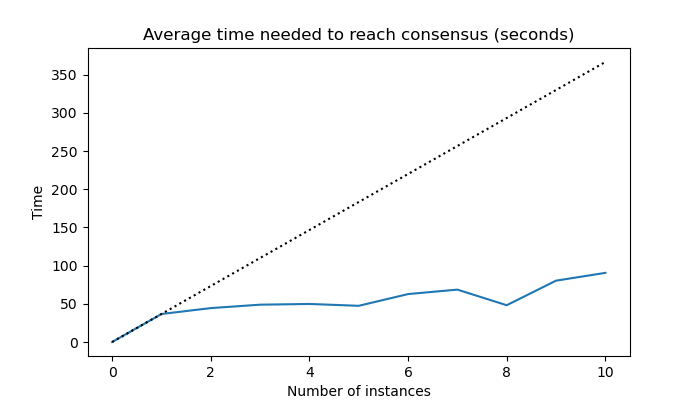

Write Python code to recreate this figure.
import datetime
import pandas as pd
import seaborn as sns
import matplotlib.pyplot as plt

from paxos.multi_paxos import ReliableMessenger, UnreliableMessenger, Assembly


def experiment_multi_paxos(
        precomputed=False, nb_proposers=3, nb_acceptors=5,
        msg_fail_rate=.05, agent_fail_rate=1e-7,
        nb_simulations=10, max_instances=10
):
    if precomputed:
        data = pd.read_csv('multi_paxos.csv')
    else:
        times = [0]
        for n in range(1, max_instances + 1):
            times.append(0)
            for j in range(nb_simulations):
                print(f" === NEW INSTANCE OF THE ALGORITHM ({n} INSTANCES, {j+1}/{nb_simulations}) === ")
                messenger = UnreliableMessenger(failure_rate=msg_fail_rate, max_delay=0)
                assembly = Assembly(
                    n_proposers=nb_proposers, n_acceptors=nb_acceptors, messenger=messenger,
                    proposer_fail_rate=agent_fail_rate, acceptor_fail_rate=agent_fail_rate,
                    nb_instances=n, period_proposer=datetime.timedelta(seconds=10)
                )
                begin = datetime.datetime.now()
                result = assembly.start()
                end = datetime.datetime.now()
                times[-1] += (end - begin).total_seconds() / nb_simulations

        data = pd.DataFrame(columns=['Number of instances', 'Time'])
        data['Time'] = times
        data['Number of instances'] = range(max_instances + 1)
        data.to_csv('multi_paxos.csv', index=False)

    fig, ax = plt.subplots(figsize=(7, 4))
    sns.lineplot(data=data, x='Number of instances', y='Time', ax=ax)
    a = data.loc[1, 'Time']
    xs = [0, 10]
    ys = [0, 10*a]
    ax.plot(xs, ys, color='black', ls='dotted')
    ax.set_ylabel("Time")
    ax.set_xlabel("Number of instances")
    ax.set_title("Average time needed to reach consensus (seconds)")
    fig.savefig('multi_paxos.png')


if __name__ == '__main__':
    experiment_multi_paxos(precomputed=True)
